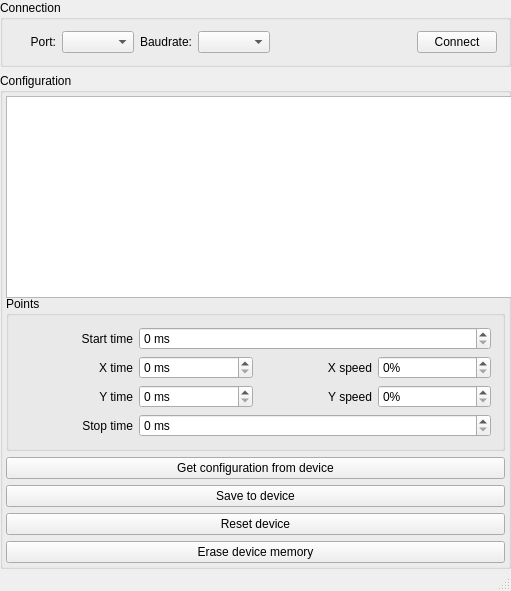
<?xml version="1.0" encoding="UTF-8"?>
<ui version="4.0">
 <class>MainWindow</class>
 <widget class="QMainWindow" name="MainWindow">
  <property name="geometry">
   <rect>
    <x>0</x>
    <y>0</y>
    <width>511</width>
    <height>591</height>
   </rect>
  </property>
  <property name="minimumSize">
   <size>
    <width>500</width>
    <height>100</height>
   </size>
  </property>
  <property name="palette">
   <palette>
    <active/>
    <inactive/>
    <disabled/>
   </palette>
  </property>
  <property name="windowTitle">
   <string>MainWindow</string>
  </property>
  <widget class="QWidget" name="centralWidget">
   <layout class="QGridLayout" name="gridLayout_3">
    <property name="leftMargin">
     <number>0</number>
    </property>
    <property name="topMargin">
     <number>0</number>
    </property>
    <property name="rightMargin">
     <number>0</number>
    </property>
    <property name="bottomMargin">
     <number>0</number>
    </property>
    <item row="0" column="0">
     <layout class="QVBoxLayout" name="mainLayout">
      <item>
       <widget class="QGroupBox" name="connectionGroup">
        <property name="title">
         <string>Connection</string>
        </property>
        <layout class="QGridLayout" name="gridLayout">
         <item row="0" column="1">
          <layout class="QHBoxLayout" name="horizontalLayout">
           <item alignment="Qt::AlignRight|Qt::AlignVCenter">
            <widget class="QLabel" name="portLabel">
             <property name="minimumSize">
              <size>
               <width>42</width>
               <height>13</height>
              </size>
             </property>
             <property name="text">
              <string>Port:</string>
             </property>
             <property name="alignment">
              <set>Qt::AlignRight|Qt::AlignTrailing|Qt::AlignVCenter</set>
             </property>
            </widget>
           </item>
           <item>
            <widget class="QComboBox" name="portCombo"/>
           </item>
           <item alignment="Qt::AlignRight|Qt::AlignVCenter">
            <widget class="QLabel" name="baudrateLabel">
             <property name="text">
              <string>Baudrate:</string>
             </property>
             <property name="alignment">
              <set>Qt::AlignRight|Qt::AlignTrailing|Qt::AlignVCenter</set>
             </property>
            </widget>
           </item>
           <item>
            <widget class="QComboBox" name="baudrateCombo"/>
           </item>
           <item>
            <spacer name="horizontalSpacer">
             <property name="orientation">
              <enum>Qt::Horizontal</enum>
             </property>
             <property name="sizeType">
              <enum>QSizePolicy::Minimum</enum>
             </property>
             <property name="sizeHint" stdset="0">
              <size>
               <width>154</width>
               <height>20</height>
              </size>
             </property>
            </spacer>
           </item>
           <item>
            <widget class="QPushButton" name="connectButton">
             <property name="text">
              <string>Connect</string>
             </property>
            </widget>
           </item>
          </layout>
         </item>
        </layout>
       </widget>
      </item>
      <item>
       <widget class="QGroupBox" name="configGroup">
        <property name="title">
         <string>Configuration</string>
        </property>
        <layout class="QGridLayout" name="gridLayout_2">
         <property name="leftMargin">
          <number>3</number>
         </property>
         <property name="topMargin">
          <number>3</number>
         </property>
         <property name="rightMargin">
          <number>3</number>
         </property>
         <property name="bottomMargin">
          <number>3</number>
         </property>
         <item row="0" column="0">
          <layout class="QVBoxLayout" name="verticalLayout_2">
           <item>
            <layout class="QHBoxLayout" name="horizontalLayout_2">
             <item>
              <spacer name="horizontalSpacer_2">
               <property name="orientation">
                <enum>Qt::Horizontal</enum>
               </property>
               <property name="sizeHint" stdset="0">
                <size>
                 <width>40</width>
                 <height>20</height>
                </size>
               </property>
              </spacer>
             </item>
             <item>
              <widget class="QGraphicsView" name="timePreview">
               <property name="sizePolicy">
                <sizepolicy hsizetype="Expanding" vsizetype="Expanding">
                 <horstretch>1</horstretch>
                 <verstretch>1</verstretch>
                </sizepolicy>
               </property>
               <property name="minimumSize">
                <size>
                 <width>550</width>
                 <height>202</height>
                </size>
               </property>
               <property name="layoutDirection">
                <enum>Qt::LeftToRight</enum>
               </property>
               <property name="lineWidth">
                <number>2</number>
               </property>
               <property name="verticalScrollBarPolicy">
                <enum>Qt::ScrollBarAlwaysOff</enum>
               </property>
               <property name="horizontalScrollBarPolicy">
                <enum>Qt::ScrollBarAlwaysOff</enum>
               </property>
               <property name="backgroundBrush">
                <brush brushstyle="SolidPattern">
                 <color alpha="255">
                  <red>235</red>
                  <green>235</green>
                  <blue>235</blue>
                 </color>
                </brush>
               </property>
               <property name="foregroundBrush">
                <brush brushstyle="NoBrush">
                 <color alpha="255">
                  <red>120</red>
                  <green>33</green>
                  <blue>33</blue>
                 </color>
                </brush>
               </property>
               <property name="interactive">
                <bool>true</bool>
               </property>
               <property name="sceneRect">
                <rectf>
                 <x>0.000000000000000</x>
                 <y>0.000000000000000</y>
                 <width>0.000000000000000</width>
                 <height>0.000000000000000</height>
                </rectf>
               </property>
               <property name="alignment">
                <set>Qt::AlignBottom|Qt::AlignLeading|Qt::AlignLeft</set>
               </property>
               <property name="renderHints">
                <set>QPainter::Antialiasing|QPainter::HighQualityAntialiasing|QPainter::SmoothPixmapTransform|QPainter::TextAntialiasing</set>
               </property>
               <property name="dragMode">
                <enum>QGraphicsView::NoDrag</enum>
               </property>
               <property name="resizeAnchor">
                <enum>QGraphicsView::AnchorViewCenter</enum>
               </property>
              </widget>
             </item>
             <item>
              <spacer name="horizontalSpacer_3">
               <property name="orientation">
                <enum>Qt::Horizontal</enum>
               </property>
               <property name="sizeHint" stdset="0">
                <size>
                 <width>40</width>
                 <height>20</height>
                </size>
               </property>
              </spacer>
             </item>
            </layout>
           </item>
           <item>
            <widget class="QGroupBox" name="coordsGroup">
             <property name="title">
              <string>Points</string>
             </property>
             <layout class="QGridLayout" name="gridLayout_4">
              <item row="0" column="0">
               <layout class="QGridLayout" name="gridLayout_6">
                <item row="0" column="1" colspan="3">
                 <widget class="QSpinBox" name="x1SpinBox">
                  <property name="suffix">
                   <string extracomment="milliseconds"> ms</string>
                  </property>
                  <property name="maximum">
                   <number>60000</number>
                  </property>
                  <property name="singleStep">
                   <number>10</number>
                  </property>
                 </widget>
                </item>
                <item row="0" column="0">
                 <widget class="QLabel" name="x1Label">
                  <property name="layoutDirection">
                   <enum>Qt::LeftToRight</enum>
                  </property>
                  <property name="text">
                   <string>Start time</string>
                  </property>
                  <property name="alignment">
                   <set>Qt::AlignRight|Qt::AlignTrailing|Qt::AlignVCenter</set>
                  </property>
                 </widget>
                </item>
                <item row="1" column="0">
                 <widget class="QLabel" name="x2Label">
                  <property name="text">
                   <string>X time</string>
                  </property>
                  <property name="alignment">
                   <set>Qt::AlignRight|Qt::AlignTrailing|Qt::AlignVCenter</set>
                  </property>
                 </widget>
                </item>
                <item row="1" column="1">
                 <widget class="QSpinBox" name="x2SpinBox">
                  <property name="suffix">
                   <string extracomment="milliseconds"> ms</string>
                  </property>
                  <property name="maximum">
                   <number>60000</number>
                  </property>
                  <property name="singleStep">
                   <number>10</number>
                  </property>
                 </widget>
                </item>
                <item row="3" column="0">
                 <widget class="QLabel" name="x4Label">
                  <property name="text">
                   <string>Stop time</string>
                  </property>
                  <property name="alignment">
                   <set>Qt::AlignRight|Qt::AlignTrailing|Qt::AlignVCenter</set>
                  </property>
                 </widget>
                </item>
                <item row="3" column="1" colspan="3">
                 <widget class="QSpinBox" name="x4SpinBox">
                  <property name="suffix">
                   <string extracomment="milliseconds"> ms</string>
                  </property>
                  <property name="maximum">
                   <number>60000</number>
                  </property>
                  <property name="singleStep">
                   <number>10</number>
                  </property>
                 </widget>
                </item>
                <item row="2" column="2">
                 <widget class="QLabel" name="y3Label">
                  <property name="text">
                   <string>Y speed</string>
                  </property>
                  <property name="alignment">
                   <set>Qt::AlignRight|Qt::AlignTrailing|Qt::AlignVCenter</set>
                  </property>
                 </widget>
                </item>
                <item row="1" column="2">
                 <widget class="QLabel" name="y2Label">
                  <property name="text">
                   <string>X speed</string>
                  </property>
                  <property name="alignment">
                   <set>Qt::AlignRight|Qt::AlignTrailing|Qt::AlignVCenter</set>
                  </property>
                 </widget>
                </item>
                <item row="2" column="0">
                 <widget class="QLabel" name="x3Label">
                  <property name="text">
                   <string>Y time</string>
                  </property>
                  <property name="alignment">
                   <set>Qt::AlignRight|Qt::AlignTrailing|Qt::AlignVCenter</set>
                  </property>
                 </widget>
                </item>
                <item row="1" column="3">
                 <widget class="QSpinBox" name="y2SpinBox">
                  <property name="suffix">
                   <string>%</string>
                  </property>
                  <property name="maximum">
                   <number>100</number>
                  </property>
                 </widget>
                </item>
                <item row="2" column="3">
                 <widget class="QSpinBox" name="y3SpinBox">
                  <property name="suffix">
                   <string>%</string>
                  </property>
                  <property name="maximum">
                   <number>100</number>
                  </property>
                 </widget>
                </item>
                <item row="2" column="1">
                 <widget class="QSpinBox" name="x3SpinBox">
                  <property name="cursor">
                   <cursorShape>ArrowCursor</cursorShape>
                  </property>
                  <property name="suffix">
                   <string extracomment="milliseconds"> ms</string>
                  </property>
                  <property name="maximum">
                   <number>60000</number>
                  </property>
                  <property name="singleStep">
                   <number>10</number>
                  </property>
                 </widget>
                </item>
               </layout>
              </item>
             </layout>
            </widget>
           </item>
           <item>
            <widget class="QPushButton" name="getConfigButton">
             <property name="text">
              <string>Get configuration from device</string>
             </property>
            </widget>
           </item>
           <item>
            <widget class="QPushButton" name="saveConfigButton">
             <property name="text">
              <string>Save to device</string>
             </property>
            </widget>
           </item>
           <item>
            <widget class="QPushButton" name="resetButton">
             <property name="text">
              <string>Reset device</string>
             </property>
            </widget>
           </item>
           <item>
            <widget class="QPushButton" name="eraseButton">
             <property name="text">
              <string>Erase device memory</string>
             </property>
             <property name="flat">
              <bool>false</bool>
             </property>
            </widget>
           </item>
          </layout>
         </item>
        </layout>
       </widget>
      </item>
     </layout>
    </item>
   </layout>
  </widget>
  <widget class="QStatusBar" name="statusBar"/>
  <action name="actionQuit">
   <property name="icon">
    <iconset theme="quit">
     <normaloff>.</normaloff>.</iconset>
   </property>
   <property name="text">
    <string>Quit</string>
   </property>
   <property name="shortcut">
    <string>Ctrl+Q</string>
   </property>
  </action>
  <action name="actionLoad_from_file">
   <property name="text">
    <string>Load from file...</string>
   </property>
  </action>
  <action name="actionSave_to_file">
   <property name="text">
    <string>Save to file...</string>
   </property>
  </action>
 </widget>
 <layoutdefault spacing="6" margin="11"/>
 <resources/>
 <connections/>
</ui>
